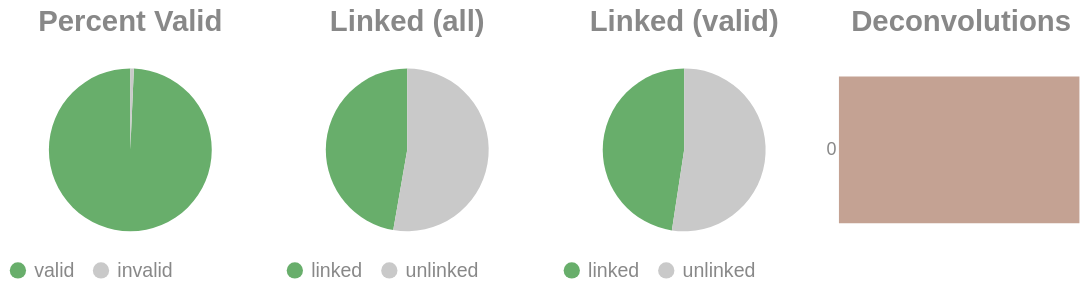

Notebook code cell kept with this figure:
### Code cell
if SKIPLR:
    pass
else:
    clash = Counter()
    for i in valids['molecule'].to_list():
        _mol = i.split("-")
        if len(_mol) == 1:
            clash.update('0')
        else:
            clash.update(_mol[-1])

    _d = {"deconvolutions": [], 'count': []}
    for k,v in clash.items():
        _d['deconvolutions'].append(k)
        _d['count'].append(v)

    tot_valid = valids['reads'].sum()
    mask = valids['reads'] >= 2
    n_linked_reads = valids.filter(mask)['reads'].sum()
    if n_linked_reads == 0:
        print_html("No linked molecules (>=2 reads) were detected; skipping linked-only distributions.")
        SKIPLR = True
    else:
        perc_valid = round(tot_valid / n_reads, 4)
        linked_perc_abs = round(n_linked_reads / n_reads, 4)
        linked_perc = round(n_linked_reads / tot_valid, 4)

    _valid = pl.DataFrame({"valids": ['valid', 'invalid'], "count": [tot_valid, n_reads - tot_valid]})
    _linked_abs = pl.DataFrame({"linked (absolute)": ['linked', 'unlinked'], "count": [n_linked_reads, n_reads - n_linked_reads]})
    _linked_rel = pl.DataFrame({"linked (valids)": ['linked', 'unlinked'], "count": [n_linked_reads, tot_valid - n_linked_reads]})

    (
        alt.hconcat(
            piechart(_valid, goodval = 'valid', title = "Percent Valid"),
            piechart(_linked_abs, goodval = "linked", title =  "Linked (all)"),
            piechart(_linked_rel, goodval = "linked", title =  "Linked (valid)"),
            convolutionbar(pl.DataFrame(_d), title = "Deconvolutions"),
            center = True,
            bounds = 'flush'
        )
        .resolve_scale(color='independent')
        .resolve_legend('independent')
        .properties(usermeta={'embedOptions': {"actions": False}})
    ).display()

### Figure 1 — Vega-Lite specification as saved in the notebook (floating-point values rounded to 4 significant figures)
{"width": "container", "height": 400, "config": {"title": {"anchor": "start", "dy": -15, "fontSize": 18, "color": "#888888", "subtitleColor": "#888888", "subtitleFontSize": 14}, "arc": {"fill": "#0072B2"}, "axis": {"domainColor": "#888888", "domainWidth": 0.5, "gridWidth": 0.2, "grid": false, "titleFontWeight": 400, "titleFontSize": 15, "labelFontSize": 11, "labelColor": "#888888", "tickColor": "#888888", "tickWidth": 0.2, "titleColor": "#888888"}, "axisBand": {"grid": false}, "axisX": {"grid": true, "tickSize": 10, "domainCap": "round"}, "axisY": {"domain": false, "grid": true, "tickSize": 0, "domainCap": "round"}, "background": "transparent", "header": {"labelFontSize": 15, "labelColor": "#888888", "titleFontSize": 15, "titleFontWeight": 600, "titleColor": "#888888"}, "legend": {"labelFont": "sans-serif", "labelFontSize": 12, "labelColor": "#888888", "symbolSize": 100, "symbolType": "circle", "titleFontSize": 12, "titlePadding": 10, "titleColor": "#888888", "title": null}, "range": {"category": ["#E69F00", "#56B4E9", "#009E73", "#F0E442", "#0072B2", "#D55E00", "#CC79A7", "#000000"], "diverging": ["#cfe8f3", "#a2d4ec", "#73bfe2", "#46abdb", "#1696d2", "#12719e"]}, "area": {"fill": "#0072B2", "fillOpacity": 0.7, "line": true, "strokeOpacity": 0.7}, "line": {"color": "#0072B2", "stroke": "#0072B2", "strokeWidth": 2}, "trail": {"color": "#0072B2", "stroke": "#0072B2", "strokeWidth": 0, "size": 1}, "point": {"filled": true, "fillOpacity": 1.0, "size": 95}, "text": {"color": "#888888", "fontSize": 11, "align": "right", "fontWeight": 400, "size": 11}, "bar": {"fill": "#0072B2", "stroke": null}, "view": {"stroke": null, "continuousWidth": 660, "continuousHeight": 400}}, "hconcat": [{"data": {"name": "data-9ba3c21b2f65798028daf5e337bad6b0"}, "mark": {"type": "arc"}, "encoding": {"color": {"field": "valids", "legend": {"orient": "bottom", "title": null}, "scale": {"domain": ["valid", "invalid"], "range": ["#68ae6b", "#C9C9C9"]}, "title": "Valids", "type": "nominal"}, "theta": {"field": "count", "type": "quantitative"}, "tooltip": [{"field": "valids", "title": "Valids", "type": "ordinal"}, {"field": "percent", "format": ".2%", "title": "Percent", "type": "quantitative"}, {"field": "count", "title": "Count", "type": "quantitative"}]}, "height": 100, "title": {"text": "Percent Valid", "align": "center", "anchor": "middle"}, "transform": [{"calculate": "datum.count / 12707405", "as": "percent"}], "width": 150}, {"data": {"name": "data-ece0d042cf60ca39ef6b9fdd6993ea6a"}, "mark": {"type": "arc"}, "encoding": {"color": {"field": "linked (absolute)", "legend": {"orient": "bottom", "title": null}, "scale": {"domain": ["linked", "unlinked"], "range": ["#68ae6b", "#C9C9C9"]}, "title": "Linked (Absolute)", "type": "nominal"}, "theta": {"field": "count", "type": "quantitative"}, "tooltip": [{"field": "linked (absolute)", "title": "Linked (Absolute)", "type": "ordinal"}, {"field": "percent", "format": ".2%", "title": "Percent", "type": "quantitative"}, {"field": "count", "title": "Count", "type": "quantitative"}]}, "height": 100, "title": {"text": "Linked (all)", "align": "center", "anchor": "middle"}, "transform": [{"calculate": "datum.count / 12707405", "as": "percent"}], "width": 150}, {"data": {"name": "data-2e34e66d53de08ba0af39ae23198d6e8"}, "mark": {"type": "arc"}, "encoding": {"color": {"field": "linked (valids)", "legend": {"orient": "bottom", "title": null}, "scale": {"domain": ["linked", "unlinked"], "range": ["#68ae6b", "#C9C9C9"]}, "title": "Linked (Valids)", "type": "nominal"}, "theta": {"field": "count", "type": "quantitative"}, "tooltip": [{"field": "linked (valids)", "title": "Linked (Valids)", "type": "ordinal"}, {"field": "percent", "format": ".2%", "title": "Percent", "type": "quantitative"}, {"field": "count", "title": "Count", "type": "quantitative"}]}, "height": 100, "title": {"text": "Linked (valid)", "align": "center", "anchor": "middle"}, "transform": [{"calculate": "datum.count / 12618884", "as": "percent"}], "width": 150}, {"data": {"name": "data-3b6bc7056b2995f1c327f9ca71737280"}, "mark": {"type": "bar"}, "encoding": {"color": {"field": "deconvolutions", "legend": null, "scale": {"scheme": "lightgreyred"}, "type": "nominal"}, "tooltip": [{"field": "deconvolutions", "title": "Deconvolutions", "type": "ordinal"}, {"field": "percent", "format": ".2%", "title": "Percent", "type": "quantitative"}, {"field": "count", "title": "Count", "type": "quantitative"}], "x": {"axis": null, "field": "count", "type": "quantitative"}, "y": {"field": "deconvolutions", "sort": "ascending", "title": null, "type": "nominal"}}, "height": 100, "title": {"text": "Deconvolutions", "align": "center", "anchor": "middle"}, "transform": [{"calculate": "datum.count / 8858222", "as": "percent"}], "width": 150}], "bounds": "flush", "center": true, "resolve": {"legend": {"angle": "independent"}, "scale": {"color": "independent"}}, "usermeta": {"embedOptions": {"actions": false}}, "$schema": "https://vega.github.io/schema/vega-lite/v6.1.0.json", "datasets": {"data-9ba3c21b2f65798028daf5e337bad6b0": [{"valids": "valid", "count": 12618884}, {"valids": "invalid", "count": 88521}], "data-ece0d042cf60ca39ef6b9fdd6993ea6a": [{"linked (absolute)": "linked", "count": 6004356}, {"linked (absolute)": "unlinked", "count": 6703049}], "data-2e34e66d53de08ba0af39ae23198d6e8": [{"linked (valids)": "linked", "count": 6004356}, {"linked (valids)": "unlinked", "count": 6614528}], "data-3b6bc7056b2995f1c327f9ca71737280": [{"deconvolutions": "0", "count": 8858222}]}}
